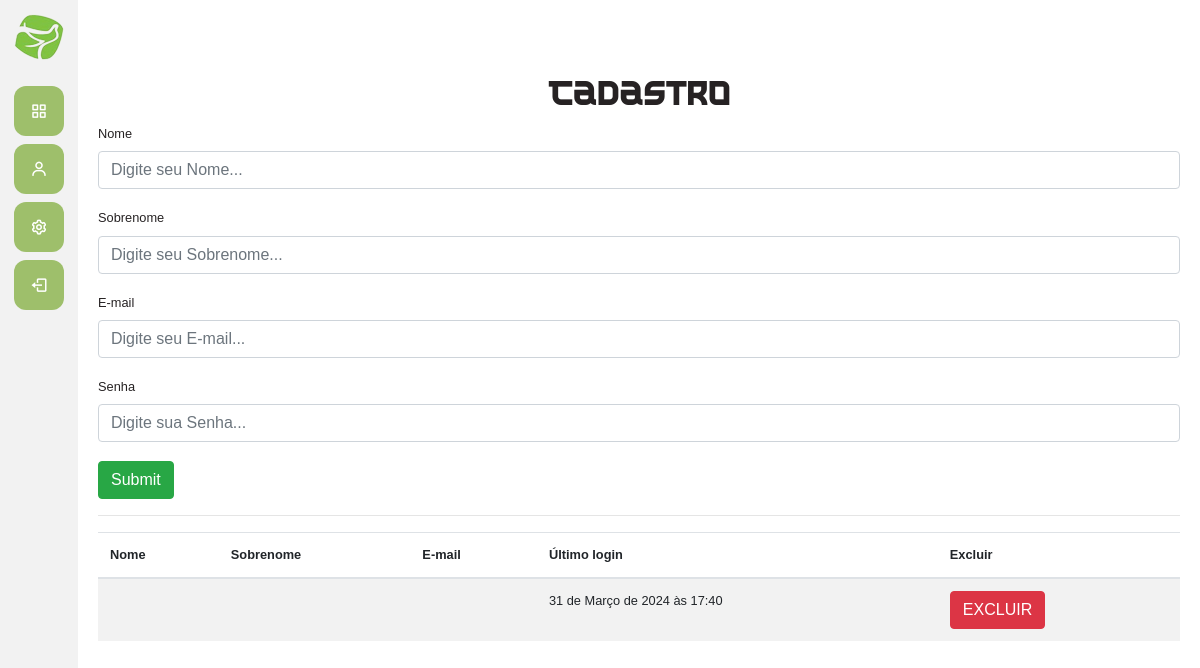
Before: /auth/cadastrar_funcionarios/ with the older database file.
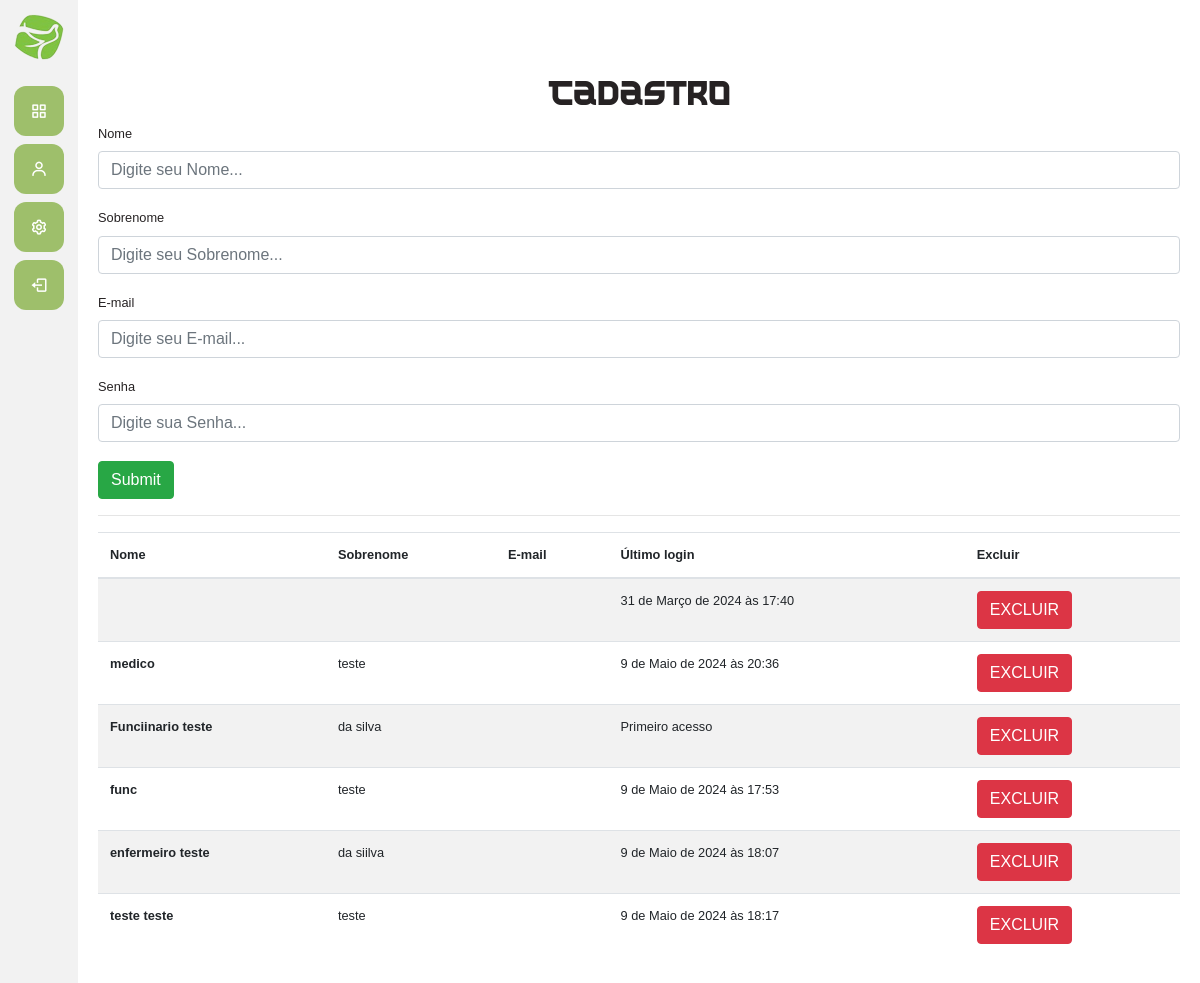
After: the same page with the newer database file.
### usuarios/models.py (models this page shows)
class Users(AbstractUser):
    choices_cargo= (('F', 'Funcionario'),
                    ('G', 'Gerente'))
    cargo = models.CharField(max_length=1, choices=choices_cargo)

### usuarios/views.py (the view, shortened to what this page needs)
# urls.py: path('cadastrar_funcionarios/', views.cadastrar_funcionarios, name="cadastrar_funcionarios"),
@has_permission_decorator('cadastrar_funcionarios')
def cadastrar_funcionarios(request):
    if request.method == "GET":
        funcionarios = Users.objects.filter(cargo="F")
        return render(request, 'cadastrar_funcionarios.html', {'funcionarios': funcionarios})

### usuarios/templates/cadastrar_funcionarios.html (shortened to what this page needs)
{% extends "base.html" %}
{%load static%}
{% block 'dashboard'%}
<br><br>
    <div class="container">
        <form action="{% url 'cadastrar_funcionarios' %}"method="POST"> {% csrf_token %}
            <br>
            <h2 id="cad-title">Cadastro</h2>
            <label>Nome</label>
            <input type="text" placeholder="Digite seu Nome..." name="nome" class="form-control">
            <br>
            <label>Sobrenome</label>
            <input type="text" placeholder="Digite seu Sobrenome..." name="sobrenome" class="form-control">
            <br>
            <label>E-mail</label>
            <input type="e-mail" placeholder="Digite seu E-mail..." name="email" class="form-control">
            <br>
            <label>Senha</label>
            <input type="password" placeholder="Digite sua Senha..." name="senha" class="form-control">
            <br>
            <input type="submit" class= "btn btn-success">
        </form>
        <hr class="bg-hr">
        <table class="table table-striped table">
            <thead>
                <tr>
                    <th scope="col">Nome</th>
                    <th scope="col">Sobrenome</th>
                    <th scope="col">E-mail</th>
                    <th scope="col">Último login</th>
                    <th scope="col">Excluir</th>
                </tr>
            </thead>
            <tbody>
                {% for funcionario in funcionarios %}
                    <tr>
                        <th>{{funcionario.first_name}}</th>
                        <td>{{funcionario.last_name}}</td>
                        <td>{{funcionario.email}}</td>
                        <td>{% if not funcionario.last_login%}
                                Primeiro acesso
                            {% else %}
                                {{funcionario.last_login}}
                            {% endif %}
                        </td>
                        <td><a href="{% url 'excluir_usuario' funcionario.id %}" class="btn btn-danger">EXCLUIR</a></td>
                    </tr>
                {% endfor %}
            </tbody>
          </table>
    </div>
{% endblock %}

### templates/base.html (shortened to what this page needs)
{% load static %}
<!doctype html>
<html lang="pt-BR">
<head>
  <link rel="stylesheet" href="https://cdn.jsdelivr.net/npm/bootstrap@4.6.2/dist/css/bootstrap.min.css">
  <link rel="stylesheet" href="{% static 'general/css/base.css' %}">
  <link rel="stylesheet" href="{% static 'general/css/general.css' %}">
  <link href='https://unpkg.com/boxicons@2.0.7/css/boxicons.min.css' rel='stylesheet'>
</head>
<body>
  <div class="sidebar">
    <div class="logo-details">
      <i class='bx-logo bx-menu' id="btn"></i>
    </div>
    <ul class="nav-list">
      <li>
        <a href="{% url 'plataforma' %}">
          <i class='bx bx-grid-alt'></i>
        </a>
      </li>
      <li>
        <a href="{% url 'add_paciente' %}">
          <i class='bx bx-user'></i>
        </a>
      </li>
      <li>
          <a href="{% url 'cadastrar_funcionarios' %}">
            <i class='bx bx-cog' ></i>
          </a>
        </li>
        <li>
          <a href="{% url 'sair' %}">
            <i class='bx bx-log-out'></i>
          </a>
        </li>
    </ul>
  </div>
  <section class="home-section">
    {% block 'dashboard' %}
    {% endblock %}
  </section>
</body>
</html>

### templates/static/general/css/base.css (style rules this page uses)
* { margin: 0; padding: 0; box-sizing: border-box; font-family: "Poppins", sans-serif; }
.sidebar { position: fixed; left: 0; top: 0; height: 100%; width: 78px; background: var(--light-color); padding: 6px 14px; z-index: 99; transition: all 0.5s ease; }
body { font-size: 80%; }
.container { padding: 20px; margin: 0 auto; max-width: 1200px; }
.sidebar .logo-details { height: 60px; display: flex; align-items: center; position: relative; }
.sidebar .logo-details #btn { position: absolute; top: 50%; right: 0; transform: translateY(-50%); font-size: 22px; transition: all 0.4s ease; font-size: 23px; text-align: center; cursor: pointer; transition: all 0.5s ease; }
.sidebar i { color: #fff; height: 60px; min-width: 50px; font-size: 28px; text-align: center; line-height: 60px; }
.sidebar .nav-list { margin-top: 20px; height: 100%; }
.sidebar li { position: relative; margin: 8px 0; list-style: none; }
.sidebar li a { display: flex; height: 100%; width: 100%; border-radius: 12px; align-items: center; text-decoration: none; transition: all 0.4s ease; background: var(--main-color); }
.sidebar li i { height: 50px; line-height: 50px; font-size: 18px; border-radius: 12px; }
.home-section { position: relative; min-height: 100vh; top: 0; background: white; left: 78px; color: var(--dark-color); width: calc(100% - 78px); transition: all 0.5s ease; z-index: 2; }

### templates/static/general/css/general.css (style rules this page uses)
:root { --main-color: #9EBF6B; --dark-color: #262223; --light-color: #F2F2F2; --contrast-color: #80BF41; --differential-color: #DFF2C2; }

Changed rows visible on the page:
added Users: first_name "medico", last_name "teste", last_login "9 de Maio de 2024 às 20:36"
added Users: first_name "Funciinario teste", last_name "da silva", shows "Primeiro acesso"
added Users: first_name "func", last_name "teste", last_login "9 de Maio de 2024 às 17:53"
added Users: first_name "enfermeiro teste", last_name "da siilva", last_login "9 de Maio de 2024 às 18:07"
added Users: first_name "teste teste", last_name "teste", last_login "9 de Maio de 2024 às 18:17"
